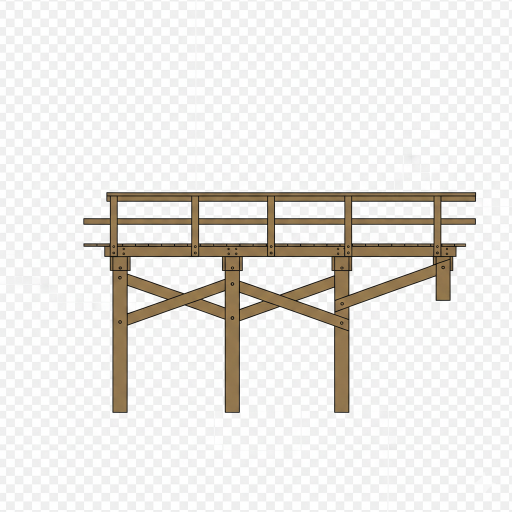
#> input picture img.png, 1024 x 1024 px (shown at 1/2 size)
$ python anotate_img.py
#> lines starting #> are read from the running program, lines starting #| are printed output that depends on the picture; after the words box and inside, x2 and y2 are one past the last pixel; in counts of white or black regions, pixels touching at a corner belong together
#!/usr/bin/env python3
# -*- coding: utf-8 -*-

from pathlib import Path
import numpy as np
import pandas as pd
import matplotlib.pyplot as plt
import matplotlib.dates as mdates
import matplotlib.image as mpimg


# =========================
# USER KNOBS
# =========================
PIER_PNG = "img.png"

DAYS_TO_SHOW = 2
WINDOW_END = None  # None means end at last sample, or use "2026-01-18 12:00"

# Reference line
REF_LABEL = "MLLW"
REF_VALUE = -1.4

# Optional: use this to clip the wave band so it doesn't go above a "deck" elevation
CLIP_TO_DECK = True
DECK_ELEV = -1.25  # clipping elevation (can be different from where you draw the image)

# Pier placement and size
PIER_X0_FRAC = 0.50      # where pier starts (0..1) across the shown time window
PIER_WIDTH_FRAC = 0.33   # pier width as fraction of shown time window (0..1)
PIER_HEIGHT_M = 2.35     # pier height in y-axis units (meters)

# NEW: direct Y position control
PIER_Y_TOP = 0.2         # put the TOP of the image at y = 0.2
# If you prefer center instead of top, set PIER_Y_CENTER and flip the USE_CENTER flag
USE_CENTER = False
PIER_Y_CENTER = 0.2

# Data scaling (make signal less extreme)
TIDE_SCALE = 0.5
WAVE_SCALE = 0.15

# Image background handling
REMOVE_BG = True
BG_THRESHOLD = 225  # try 220..240


# =========================
# DATA (FAKE)
# =========================
def make_fake_data(
    start="2026-01-12 00:00",
    end="2026-01-18 12:00",
    freq="5min",
    seed=7,
    tide_scale=1.0,
    wave_scale=1.0,
):
    rng = np.random.default_rng(seed)
    t = pd.date_range(start=start, end=end, freq=freq)
    hours = (t - t[0]).total_seconds().to_numpy() / 3600.0

    semi_diurnal = 0.30 * np.sin(2 * np.pi * hours / 12.42)
    diurnal = 0.10 * np.sin(2 * np.pi * hours / 24.0 + 1.2)
    setup = 0.12 * np.sin(2 * np.pi * hours / (24.0 * 3.0) - 0.8)

    tide = tide_scale * (semi_diurnal + diurnal + setup)
    eta_mean = -1.35 + tide + 0.02 * rng.standard_normal(len(t))

    wave_amp = 0.45 + 0.18 * np.sin(2 * np.pi * hours / 36.0 - 0.3)
    wave_amp += 0.08 * np.sin(2 * np.pi * hours / 8.0 + 0.9)
    wave_amp = np.clip(wave_amp, 0.25, 0.85)
    wave_amp = wave_scale * wave_amp

    eta_low = eta_mean - wave_amp + 0.02 * rng.standard_normal(len(t))
    eta_high = eta_mean + wave_amp + 0.02 * rng.standard_normal(len(t))

    return pd.DataFrame({"time": t, "eta_mean": eta_mean, "eta_low": eta_low, "eta_high": eta_high})


def subset_last_days(df, days=2, window_end=None):
#> in plot_with_overlay, pier_img is the input picture: shape (1024, 1024, 4) float32; mean R, G, B, A 0.918, 0.91, 0.898, 1
    df = df.sort_values("time").reset_index(drop=True)
    t1 = df["time"].iloc[-1] if window_end is None else pd.to_datetime(window_end)
    t0 = t1 - pd.Timedelta(days=days)
    out = df[(df["time"] >= t0) & (df["time"] <= t1)].copy()
    out.reset_index(drop=True, inplace=True)
    return out


# =========================
# IMAGE HELPERS
# =========================
def _to_uint8(img):
    if img.dtype == np.uint8:
        return img
    if img.max() <= 1.0:
        return (img * 255).round().astype(np.uint8)
    return img.astype(np.uint8)


def remove_nearwhite_background_to_alpha(img, threshold=225):
    img8 = _to_uint8(img)

    if img8.ndim == 2:
        rgb = np.stack([img8, img8, img8], axis=-1)
        a = np.full(img8.shape, 255, dtype=np.uint8)
        rgba = np.dstack([rgb, a])
    elif img8.shape[2] == 3:
        a = np.full(img8.shape[:2], 255, dtype=np.uint8)
        rgba = np.dstack([img8, a])
    else:
        rgba = img8.copy()

    rgb = rgba[:, :, :3].astype(np.int16)
    near_white = (
        (rgb[:, :, 0] >= threshold)
        & (rgb[:, :, 1] >= threshold)
        & (rgb[:, :, 2] >= threshold)
    )
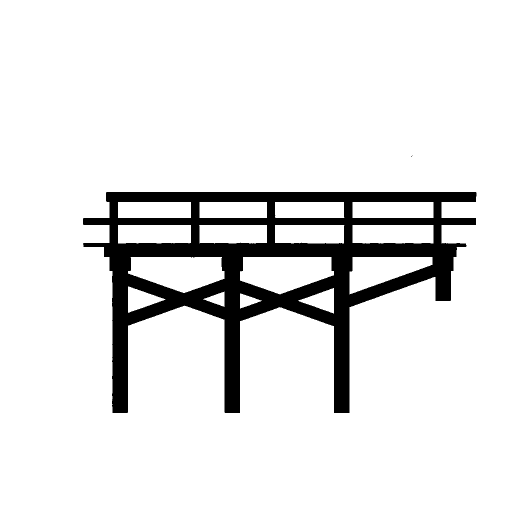
#> near_white: shape (1024, 1024) bool (shown at 1/2 size); 89.9% white; 5 black regions (4 under 20 px), largest, box (x1, y1, x2, y2) and area: (166, 384, 953, 826) 106364
    rgba[:, :, 3][near_white] = 0
    return rgba


# =========================
# PLOT
# =========================
def plot_with_overlay(df, pier_png_path):
    df = df.sort_values("time").reset_index(drop=True)

    t = df["time"]
    eta_mean = df["eta_mean"].to_numpy()
    eta_low = df["eta_low"].to_numpy()
    eta_high = df["eta_high"].to_numpy()

    if CLIP_TO_DECK:
        eta_high_plot = np.minimum(eta_high, DECK_ELEV)
    else:
        eta_high_plot = eta_high

    pier_png_path = Path(pier_png_path)
    if not pier_png_path.exists():
        raise FileNotFoundError(f"Could not find PNG: {pier_png_path}")

    pier_img = mpimg.imread(str(pier_png_path))
    if REMOVE_BG:
        pier_img = remove_nearwhite_background_to_alpha(pier_img, threshold=BG_THRESHOLD)

    plt.rcParams.update(
        {
            "figure.dpi": 160,
            "savefig.dpi": 350,
            "font.size": 11,
            "axes.titlesize": 18,
            "axes.labelsize": 13,
            "legend.fontsize": 11,
            "axes.linewidth": 0.8,
        }
    )

    fig, ax = plt.subplots(figsize=(12.5, 5.2))

    # ---- x placement ----
    t0, t1 = t.iloc[0], t.iloc[-1]
    span = t1 - t0
    x0 = t0 + span * PIER_X0_FRAC
    x1 = t0 + span * min(PIER_X0_FRAC + PIER_WIDTH_FRAC, 0.999)

    # ---- y placement (THIS is what you asked for) ----
    if USE_CENTER:
        pier_y0 = PIER_Y_CENTER - 0.5 * PIER_HEIGHT_M
        pier_y1 = PIER_Y_CENTER + 0.5 * PIER_HEIGHT_M
    else:
        pier_y1 = PIER_Y_TOP
        pier_y0 = pier_y1 - PIER_HEIGHT_M

    # ---- y limits: ensure image is visible even if data is far below ----
    y_min = float(np.nanmin(eta_low))
    y_max = float(np.nanmax(eta_high))
    y_low = min(y_min - 0.6, pier_y0 - 0.2)
    y_high = max(y_max + 0.6, pier_y1 + 0.2)
    ax.set_ylim(y_low, y_high)

    # ---- draw pier behind data ----
    ax.imshow(
        pier_img,
        extent=[mdates.date2num(x0), mdates.date2num(x1), pier_y0, pier_y1],
        aspect="auto",
        zorder=1,
        alpha=1.0,
    )

    # ---- data on top ----
    ax.fill_between(t, eta_low, eta_high_plot, alpha=0.30, linewidth=0, label="Wave Action", zorder=5)
    ax.plot(t, eta_mean, linewidth=2.4, label="Water Level", zorder=6)
    ax.axhline(REF_VALUE, linestyle=(0, (6, 4)), linewidth=2.0, label=REF_LABEL, zorder=4)

    if CLIP_TO_DECK:
        ax.axhline(DECK_ELEV, linewidth=1.2, alpha=0.35, zorder=3)

    #ax.set_title("Water-level Relative to Fishing Pier", pad=12)
    ax.set_xlabel("Timestamp")
    ax.set_ylabel("Water Level (m)")

    ax.xaxis.set_major_locator(mdates.HourLocator(interval=6))
    ax.xaxis.set_major_formatter(mdates.DateFormatter("%b %d\n%H:%M"))
    ax.xaxis.set_minor_locator(mdates.HourLocator(interval=1))

    ax.grid(True, which="major", alpha=0.25, linewidth=0.8)
    ax.grid(True, which="minor", alpha=0.10, linewidth=0.5)

    ax.legend(loc="upper right", frameon=False, ncol=3)

    fig.tight_layout()
    fig.savefig("pier_water_level_2days.png", bbox_inches="tight")
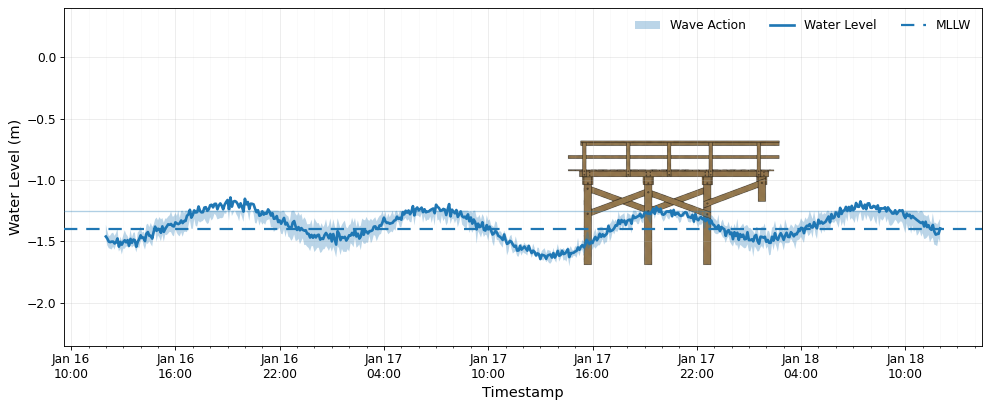
#> figure drawn by matplotlib, 1 panel
    fig.savefig("pier_water_level_2days.pdf", bbox_inches="tight")
    plt.show()

    print("Saved: pier_water_level_2days.png")
    print("Saved: pier_water_level_2days.pdf")


if __name__ == "__main__":
    df = make_fake_data(tide_scale=TIDE_SCALE, wave_scale=WAVE_SCALE)
    df2 = subset_last_days(df, days=DAYS_TO_SHOW, window_end=WINDOW_END)
    plot_with_overlay(df2, PIER_PNG)

$ run again, with data/waterlevel.png copied over img.png
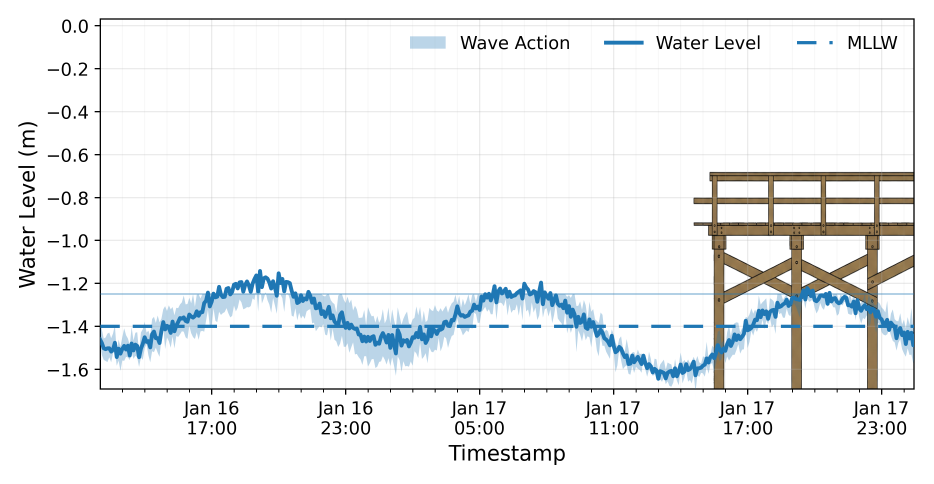
#> input picture data/waterlevel.png, 2800 x 1452 px (shown at 1/3 size)
#> in plot_with_overlay, pier_img is the input picture: shape (1452, 2800, 4) float32; mean R, G, B, A 0.932, 0.942, 0.948, 1
#> in remove_nearwhite_background_to_alpha, `near_white = ( (rgb[:, :, 0] >= threshold) & (rgb[:, :, 1] >= threshol..`:
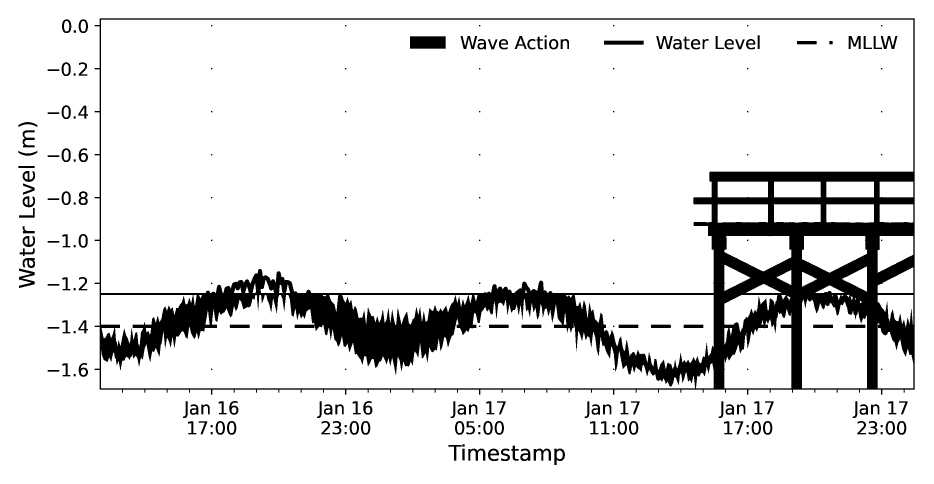
#> near_white: shape (1452, 2800) bool (shown at 1/3 size); 89.3% white; 209 black regions (46 under 20 px), largest, box (x1, y1, x2, y2) and area: (284, 55, 2744, 1184) 366634, (1230, 109, 1337, 146) 3959, (1812, 122, 1931, 134) 1428
#> in plot_with_overlay, `fig.savefig("pier_water_level_2days.png", bbox_inches="tight")`:
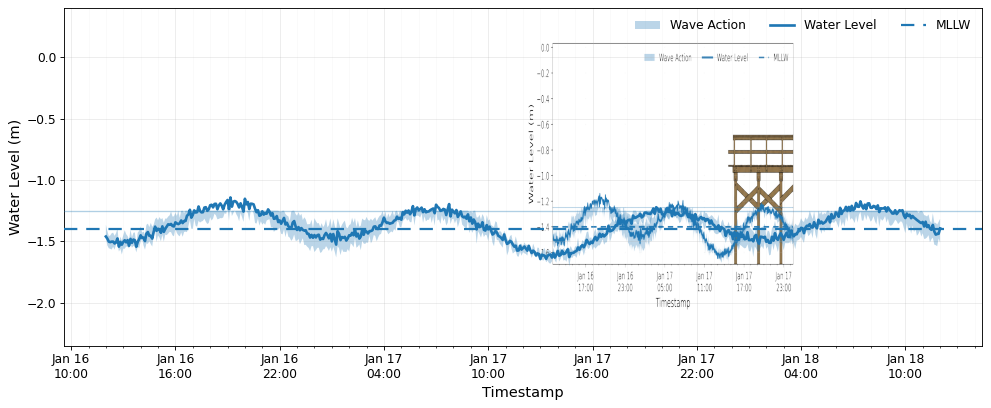
#> figure drawn by matplotlib, 1 panel
